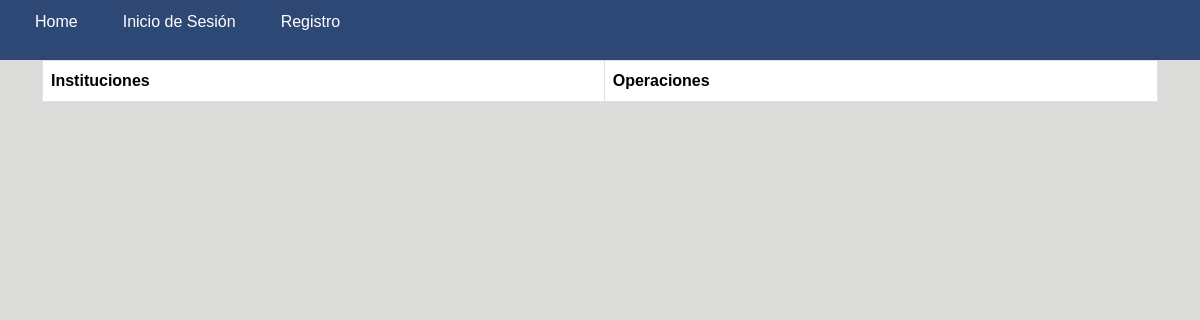
The app's page /Vista/ListaInstituciones.php, older data.
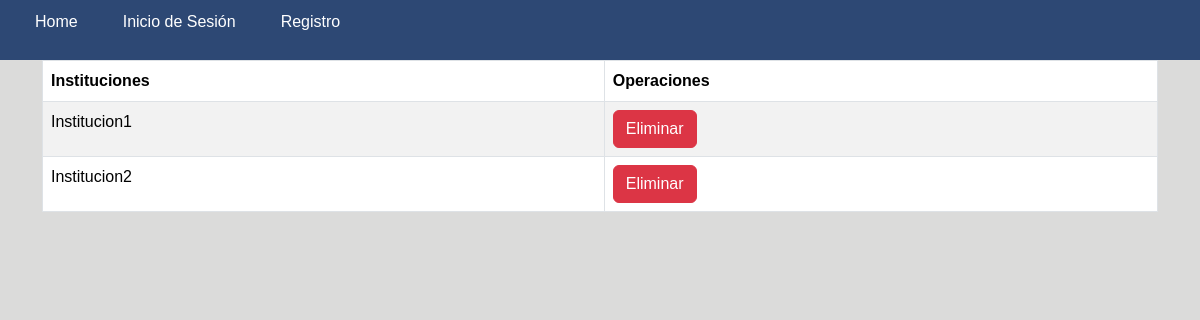
The same page, newer data.
### tables this page shows
create table
    Instituciones (NombreI varchar(50), primary key (NombreI));

### datos/conexion.php (called while the page is built)
<?php
class Conexion
{
    private static $servidor = 'localhost' ;
    private static $db = 'Coding' ;
    private static $usuario = 'root';
    private static $password = 'root';
    private static $puerto = '3306';
    private static $conexion  = null;
    public static function conectar()
    {
        if (self::$conexion==null)
        {
            try
            {
                self::$conexion =  new PDO( "mysql:host=".self::$servidor.";port=".self::$puerto.";dbname=".self::$db, self::$usuario, self::$password);
                self::$conexion->setAttribute(PDO::ATTR_ERRMODE, PDO::ERRMODE_EXCEPTION);
            }
            catch(PDOException $e)
            {
                exit($e->getMessage());
            }
        }
        return self::$conexion;
    }
    public static function desconectar()
    {
        self::$conexion = null;
    }
}
?>

### datos/daoCoach.php (called while the page is built, shortened)
<?php
require_once('conexion.php');
class DAOCoach
{
    private $conexion;
    private function conectar()
    {
        try {
            $this->conexion = Conexion::conectar();
        } catch (Exception $e) {
            die($e->getMessage());
        }
    }
    public function obtenerInstitucion()
    {
        try {
            $lista = array();
            $sentenciaSQL = $this->conexion->prepare("SELECT NombreI FROM Instituciones");
            $sentenciaSQL->execute();
            $resultado = $sentenciaSQL->fetchAll(PDO::FETCH_OBJ);
            foreach ($resultado as $row) {
                $obj = new Instituciones();
                $obj->NombreI = $row->NombreI;
                $lista[] = $obj;
            }
            return $lista;
        } catch (PDOException $e) {
            return null;
        } finally {
            Conexion::desconectar();
        }
    }
}

### Vista/ListaInstituciones.php (the view, shortened to what this page needs)
<!DOCTYPE html>
<html lang="en">
<head>
  <link rel="stylesheet" href="css/bootstrap.min.css">
  <link rel="stylesheet" href="../dt/DataTables-1.13.6/css/dataTables.bootstrap5.min.css">
  <link rel="stylesheet" href="../dt/Buttons-2.4.2/css/buttons.bootstrap5.min.css">
</head>
<body>
  <?php
  require('../Principal/menu.php');
  require_once('../datos/DAOCoach.php');
  $dao = new DAOCoach();
  $instituciones = $dao->obtenerInstitucion();
  ?>
  <div class="container">
    <table id="lista" class="table table-striped table-bordered">
      <thead>
        <tr>
          <th>Instituciones</th>
          <th>Operaciones</th>
        </tr>
      </thead>
      <tbody>
        <?php
        foreach ($instituciones as $institucion) {
          echo "<tr>",
          "<td>" . $institucion->NombreI . "</td>",
          "<td>",
          "<button class='btn btn-danger btn-eliminar' data-NombreI='{$institucion->NombreI}'>Eliminar</button>",
          "</td>",
          "</tr>";
        }
        ?>
      </tbody>
    </table>
  </div>
</body>
</html>

Row changes from the older to the newer data that the page shows:
added instituciones: NombreI "Institucion1"
added instituciones: NombreI "Institucion2"
